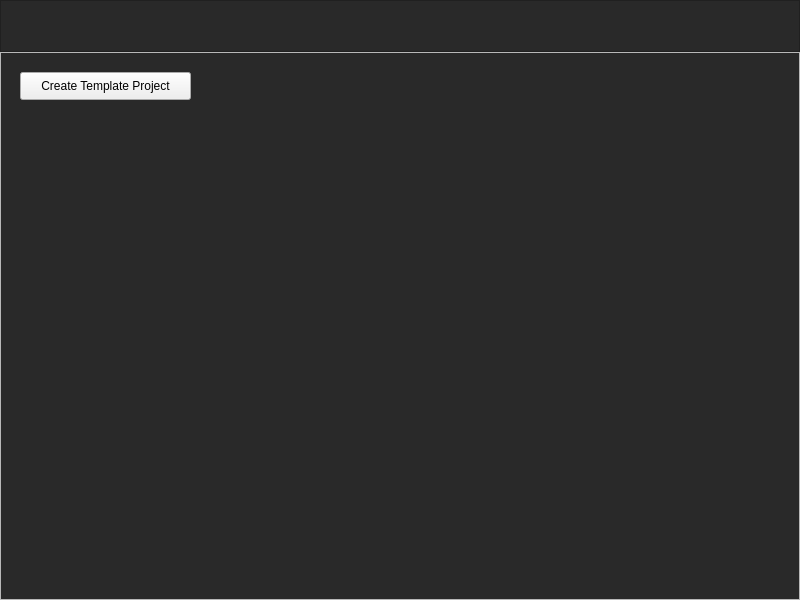
<?xml version="1.0" encoding="UTF-8"?>
<ui version="4.0">
 <class>Window</class>
 <widget class="QWidget" name="Window">
  <property name="geometry">
   <rect>
    <x>0</x>
    <y>0</y>
    <width>800</width>
    <height>600</height>
   </rect>
  </property>
  <property name="minimumSize">
   <size>
    <width>800</width>
    <height>600</height>
   </size>
  </property>
  <property name="windowTitle">
   <string>Form</string>
  </property>
  <property name="styleSheet">
   <string notr="true">#Window {
	background: #292929;
}
#TitleBar {
	background: #292929;
	min-height: 50px;
	max-height: 50px;
}</string>
  </property>
  <layout class="QVBoxLayout" name="verticalLayout">
   <property name="spacing">
    <number>0</number>
   </property>
   <property name="leftMargin">
    <number>0</number>
   </property>
   <property name="topMargin">
    <number>0</number>
   </property>
   <property name="rightMargin">
    <number>0</number>
   </property>
   <property name="bottomMargin">
    <number>0</number>
   </property>
   <item>
    <widget class="QFrame" name="TitleBar">
     <property name="frameShape">
      <enum>QFrame::StyledPanel</enum>
     </property>
     <property name="frameShadow">
      <enum>QFrame::Raised</enum>
     </property>
    </widget>
   </item>
   <item>
    <widget class="QFrame" name="EditContent">
     <property name="frameShape">
      <enum>QFrame::StyledPanel</enum>
     </property>
     <property name="frameShadow">
      <enum>QFrame::Raised</enum>
     </property>
     <widget class="QPushButton" name="CreateTemplateProjectButton">
      <property name="geometry">
       <rect>
        <x>20</x>
        <y>20</y>
        <width>171</width>
        <height>28</height>
       </rect>
      </property>
      <property name="text">
       <string>Create Template Project</string>
      </property>
     </widget>
    </widget>
   </item>
  </layout>
 </widget>
 <resources/>
 <connections/>
</ui>
